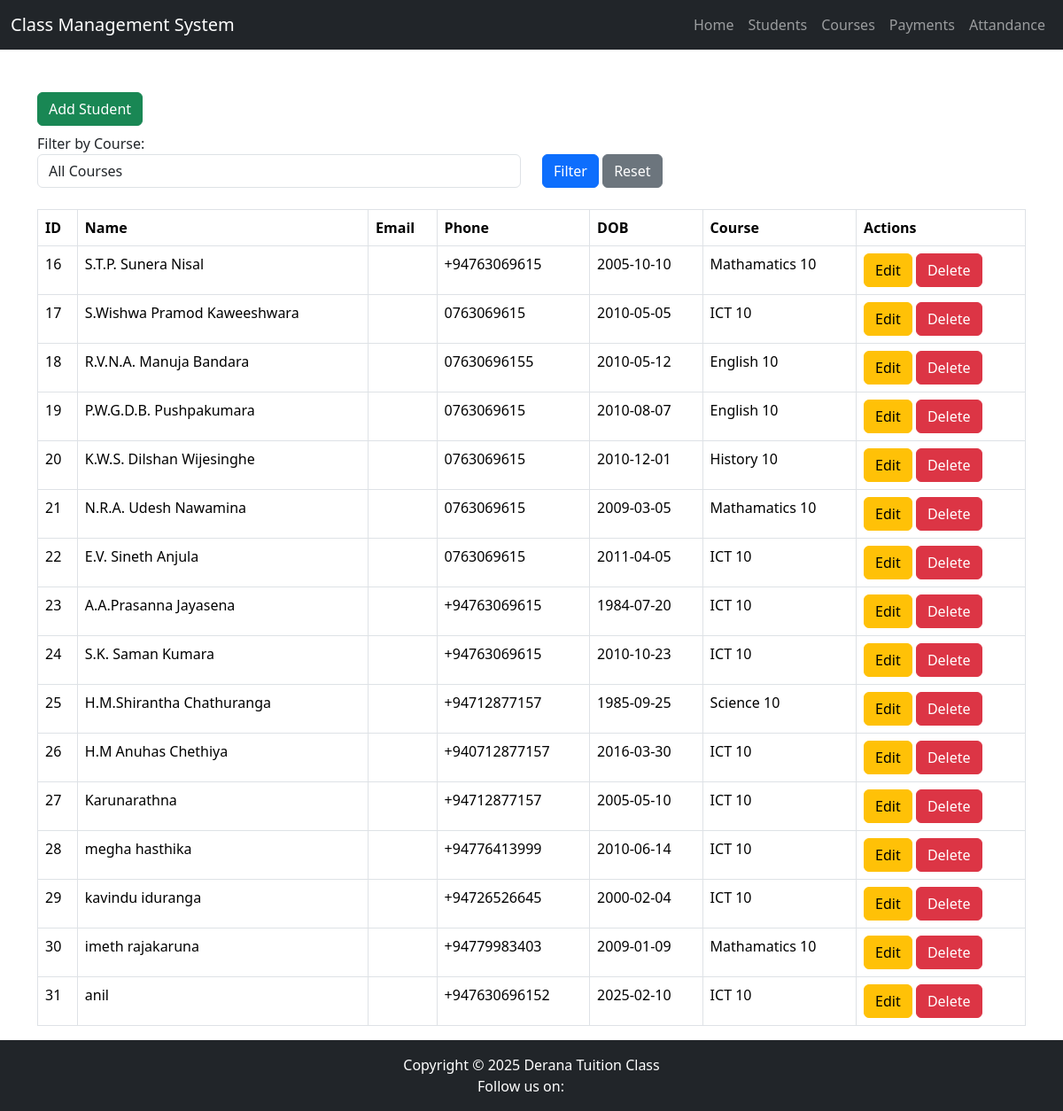
/students/view_students.php, run on the app's committed database.
### tables this page shows
CREATE TABLE `student` (
  `id` int(11) NOT NULL,
  `name` varchar(150) NOT NULL,
  `email` varchar(150) NOT NULL,
  `phone` varchar(150) NOT NULL,
  `dob` date NOT NULL,
  `course_id` int(11) DEFAULT NULL
);

CREATE TABLE `course` (
  `id` int(11) NOT NULL,
  `name` varchar(150) NOT NULL,
  `duration` varchar(150) NOT NULL
);

### students/view_students.php (the view, shortened to what this page needs)
<?php include 'header.php'; ?>
<div class="container">
    <div class="mt-5">
        <a href="index.php"><h3 class="btn btn-success">Add Student</h3></a>
        <form method="GET" class="mb-4">
            <div class="row">
                <div class="col-md-6">
                    <label for="course">Filter by Course:</label>
                    <select id="course" name="course_id" class="form-control">
                        <option value="">All Courses</option>
                        <?php
                        include 'db.php';
                        ?>
                    </select>
                </div>
                <div class="col-md-6 align-self-end">
                    <button type="submit" class="btn btn-primary">Filter</button>
                    <a href="students.php" class="btn btn-secondary">Reset</a>
                </div>
            </div>
        </form>
        <table class="table table-bordered">
            <thead>
                <tr>
                    <th>ID</th>
                    <th>Name</th>
                    <th>Email</th>
                    <th>Phone</th>
                    <th>DOB</th>
                    <th>Course</th>
                    <th>Actions</th>
                </tr>
            </thead>
            <tbody>
                <?php
                $sql = "SELECT student.id, student.name, student.email, student.phone, student.dob, course.name AS course_name
                        FROM student
                        LEFT JOIN course ON student.course_id = course.id";
                $result = $conn->query($sql);
                if ($result->num_rows > 0) {
                    while ($row = $result->fetch_assoc()) {
                        echo "<tr>
                                    <td>{$row['id']}</td>
                                    <td>{$row['name']}</td>
                                    <td>{$row['email']}</td>
                                    <td>{$row['phone']}</td>
                                    <td>{$row['dob']}</td>
                                    <td>" . ($row['course_name'] ? $row['course_name'] : "No Course Assigned") . "</td>
                                    <td>
                                        <a href='update.php?id={$row['id']}' class='btn btn-warning'>Edit</a>
                                        <a href='delete.php?id={$row['id']}' class='btn btn-danger'>Delete</a>
                                    </td>
                                  </tr>";
                    }
                } else {
                    echo "<tr><td colspan='7' class='text-center'>No students found</td></tr>";
                }
                ?>
            </tbody>
        </table>
    </div>
</div>
<?php include 'footer.php'; ?>

### data on the page
student: id "16", name "S.T.P. Sunera Nisal", phone "+94763069615", dob "2005-10-10", course.name "Mathamatics 10"
student: id "17", name "S.Wishwa Pramod Kaweeshwara", phone "0763069615", dob "2010-05-05", course.name "ICT 10"
student: id "18", name "R.V.N.A. Manuja Bandara", phone "07630696155", dob "2010-05-12", course.name "English 10"
student: id "19", name "P.W.G.D.B. Pushpakumara", phone "0763069615", dob "2010-08-07", course.name "English 10"
student: id "20", name "K.W.S. Dilshan Wijesinghe", phone "0763069615", dob "2010-12-01", course.name "History 10"
student: id "21", name "N.R.A. Udesh Nawamina", phone "0763069615", dob "2009-03-05", course.name "Mathamatics 10"
student: id "22", name "E.V. Sineth Anjula", phone "0763069615", dob "2011-04-05", course.name "ICT 10"
student: id "23", name "A.A.Prasanna Jayasena", phone "+94763069615", dob "1984-07-20", course.name "ICT 10"
student: id "24", name "S.K. Saman Kumara", phone "+94763069615", dob "2010-10-23", course.name "ICT 10"
student: id "25", name "H.M.Shirantha Chathuranga", phone "+94712877157", dob "1985-09-25", course.name "Science 10"
student: id "26", name "H.M Anuhas Chethiya", phone "+940712877157", dob "2016-03-30", course.name "ICT 10"
student: id "27", name "Karunarathna", phone "+94712877157", dob "2005-05-10", course.name "ICT 10"
student: id "28", name "megha hasthika", phone "+94776413999", dob "2010-06-14", course.name "ICT 10"
student: id "29", name "kavindu iduranga", phone "+94726526645", dob "2000-02-04", course.name "ICT 10"
student: id "30", name "imeth rajakaruna", phone "+94779983403", dob "2009-01-09", course.name "Mathamatics 10"
student: id "31", name "anil", phone "+947630696152", dob "2025-02-10", course.name "ICT 10"
